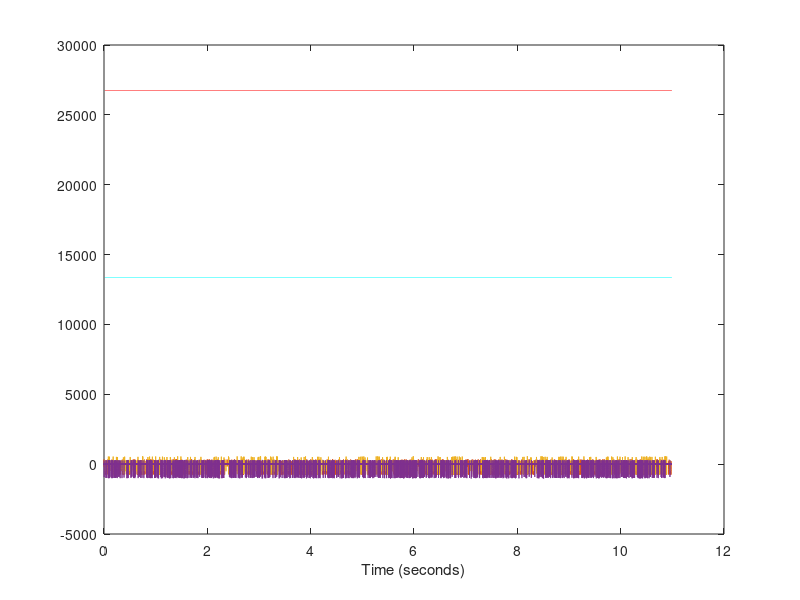

Recreate this plot in MATLAB.
% looking at data formats

clear all
close all
clc

%% load in Intan data
cd('G:\My Drive\lab-private\lab-teaching\2020_techniques\lecture_2');

fid = fopen('amplifier_analogin_auxiliary_int16.dat', 'rb');
raw_data = int16(fread(fid, Inf, 'int16')); % the reason I have to put int16 there is because matlab automatically converts to doubles
fclose(fid);

% reshape into matrix reflecting the number of channels
nChan = 7; % 7 channels
reshaped_data = reshape(raw_data, nChan, length(raw_data)/nChan)';


%% convert to double - we need to do this if we're going to do any math
reshaped_data_double = double(reshaped_data);


%% plotting
Fs = 20000; % 20 kHz sampling
timevec = 1/Fs:1/Fs:size(reshaped_data_double, 1)/Fs;

p1 = plot(timevec, reshaped_data_double);
x1 = xlabel('Time (seconds)');